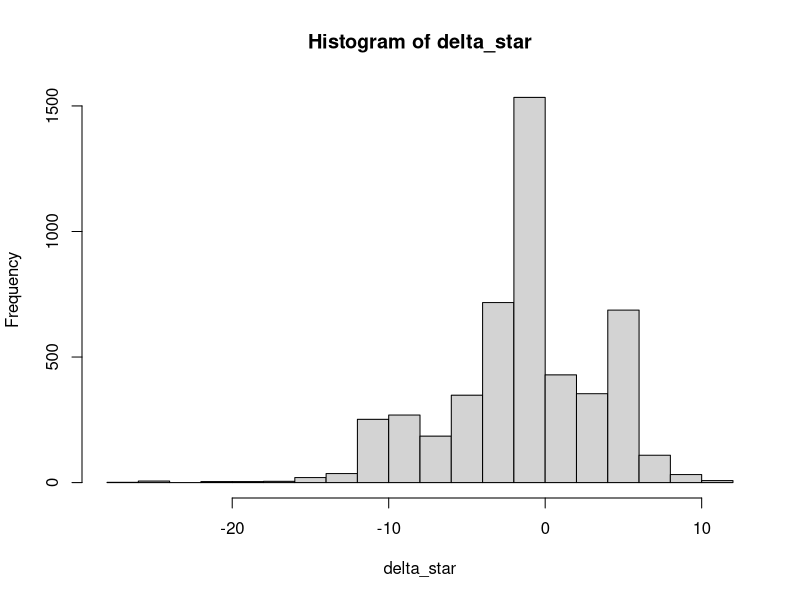
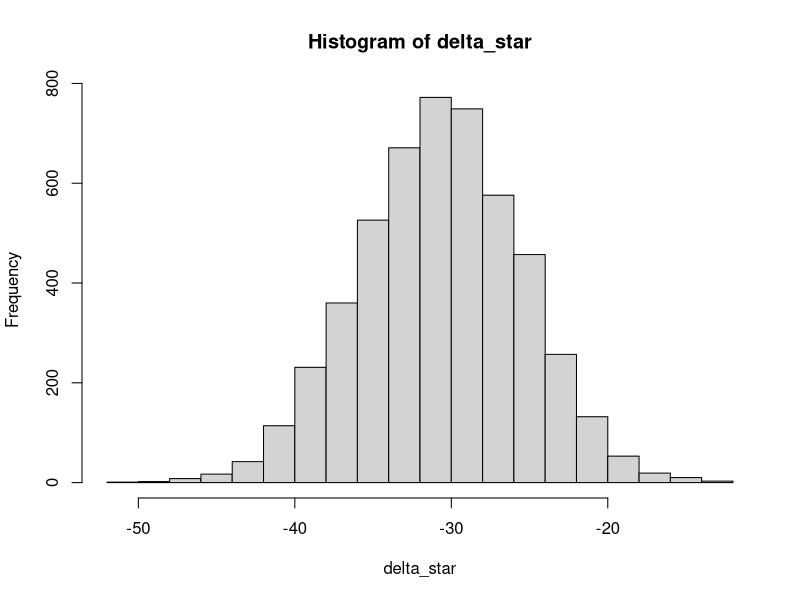

These charts were generated, in order, by the following R code:
## ---- chunk 1
knitr::opts_chunk$set(echo = TRUE, fig.width = 5, fig.height = 3)
## ---- chunk 2
set.seed(1)
data("faithful")
x <- faithful$eruptions * 60
n <- length(x)
samp_med <- median(x)
B <- 5000
delta_star <- rep(NA, B)
for(i in 1:B){
  # nonparametric
  xstar <- sample(x, size = n, replace = T)
  delta_star[i] <- median(xstar) - samp_med
}

# bootstrap distribution of delta
hist(delta_star)

# (approximate) bootstrap CI
a_star <- quantile(delta_star, 0.025)
b_star <- quantile(delta_star, 0.975)
ci <- samp_med - c(b_star, a_star)
names(ci) <- c("2.5", "97.5")
ci
## ---- chunk 3
x <- c(rep("AA", 342), rep("Aa", 500), rep("aa", 187))
n <- length(x)
B <- 1000
theta_hat <- (2*sum(x == "AA" ) + sum(x == "Aa"))/(2*n)

delta_star <- rep(NA, B)
for(i in 1:B){
  x_star <- sample(x, size = n, replace = T)
  delta_star[i] <- (2*sum(x_star == "AA" ) + sum(x_star == "Aa"))/(2*n) - theta_hat
}


# (approximate) bootstrap CI
a_star <- quantile(delta_star, 0.05)
b_star <- quantile(delta_star, 0.95)
ci <- theta_hat - c(b_star, a_star)
names(ci) <- c("0.05", "0.95")
ci
## ---- chunk 4
x <- faithful$eruptions * 60
n <- length(x)
xbar <- mean(x)
s <- sd(x)
samp_med <- median(x)
B <- 5000
delta_star <- rep(NA, B)
for(i in 1:B){
  # parametric distribution
  xstar <- rnorm(n, xbar, s)
  delta_star[i] <- median(xstar) - samp_med
}
hist(delta_star)

# (approximate) bootstrap CI
a_star <- quantile(delta_star, 0.025)
b_star <- quantile(delta_star, 0.975)
ci <- samp_med - c(b_star, a_star)
names(ci) <- c("2.5", "97.5")
ci
